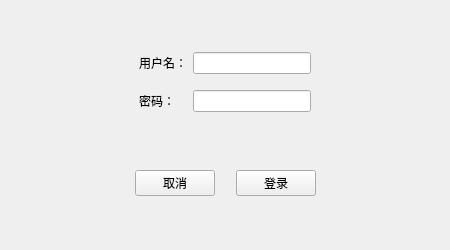
<?xml version="1.0" encoding="UTF-8"?>
<ui version="4.0">
 <class>MainWindow</class>
 <widget class="QMainWindow" name="MainWindow">
  <property name="geometry">
   <rect>
    <x>0</x>
    <y>0</y>
    <width>450</width>
    <height>250</height>
   </rect>
  </property>
  <property name="sizePolicy">
   <sizepolicy hsizetype="Ignored" vsizetype="Ignored">
    <horstretch>0</horstretch>
    <verstretch>0</verstretch>
   </sizepolicy>
  </property>
  <property name="minimumSize">
   <size>
    <width>450</width>
    <height>250</height>
   </size>
  </property>
  <property name="maximumSize">
   <size>
    <width>450</width>
    <height>250</height>
   </size>
  </property>
  <property name="windowTitle">
   <string>登录界面</string>
  </property>
  <widget class="QWidget" name="centralWidget">
   <layout class="QVBoxLayout" name="verticalLayout">
    <item>
     <widget class="QWidget" name="widget_3" native="true">
      <property name="sizePolicy">
       <sizepolicy hsizetype="Ignored" vsizetype="Fixed">
        <horstretch>0</horstretch>
        <verstretch>0</verstretch>
       </sizepolicy>
      </property>
      <layout class="QGridLayout" name="gridLayout">
       <item row="2" column="1">
        <widget class="QLabel" name="label_2">
         <property name="text">
          <string>密码：</string>
         </property>
        </widget>
       </item>
       <item row="2" column="2">
        <widget class="QLineEdit" name="lineEdit_2">
         <property name="contextMenuPolicy">
          <enum>Qt::DefaultContextMenu</enum>
         </property>
         <property name="echoMode">
          <enum>QLineEdit::Password</enum>
         </property>
        </widget>
       </item>
       <item row="0" column="3">
        <spacer name="horizontalSpacer_5">
         <property name="orientation">
          <enum>Qt::Horizontal</enum>
         </property>
         <property name="sizeHint" stdset="0">
          <size>
           <width>74</width>
           <height>20</height>
          </size>
         </property>
        </spacer>
       </item>
       <item row="0" column="0">
        <spacer name="horizontalSpacer_4">
         <property name="orientation">
          <enum>Qt::Horizontal</enum>
         </property>
         <property name="sizeHint" stdset="0">
          <size>
           <width>74</width>
           <height>20</height>
          </size>
         </property>
        </spacer>
       </item>
       <item row="0" column="1">
        <widget class="QLabel" name="label">
         <property name="text">
          <string>用户名：</string>
         </property>
        </widget>
       </item>
       <item row="0" column="2">
        <widget class="QLineEdit" name="lineEdit"/>
       </item>
       <item row="1" column="2">
        <spacer name="verticalSpacer">
         <property name="orientation">
          <enum>Qt::Vertical</enum>
         </property>
         <property name="sizeHint" stdset="0">
          <size>
           <width>20</width>
           <height>10</height>
          </size>
         </property>
        </spacer>
       </item>
      </layout>
     </widget>
    </item>
    <item>
     <widget class="QWidget" name="widget_2" native="true">
      <property name="sizePolicy">
       <sizepolicy hsizetype="Ignored" vsizetype="Fixed">
        <horstretch>0</horstretch>
        <verstretch>0</verstretch>
       </sizepolicy>
      </property>
      <layout class="QHBoxLayout" name="horizontalLayout">
       <item>
        <spacer name="horizontalSpacer">
         <property name="orientation">
          <enum>Qt::Horizontal</enum>
         </property>
         <property name="sizeHint" stdset="0">
          <size>
           <width>40</width>
           <height>20</height>
          </size>
         </property>
        </spacer>
       </item>
       <item>
        <widget class="QPushButton" name="pushButton_2">
         <property name="text">
          <string>取消</string>
         </property>
        </widget>
       </item>
       <item>
        <spacer name="horizontalSpacer_3">
         <property name="orientation">
          <enum>Qt::Horizontal</enum>
         </property>
         <property name="sizeType">
          <enum>QSizePolicy::Fixed</enum>
         </property>
         <property name="sizeHint" stdset="0">
          <size>
           <width>15</width>
           <height>20</height>
          </size>
         </property>
        </spacer>
       </item>
       <item>
        <widget class="QPushButton" name="pushButton">
         <property name="text">
          <string>登录</string>
         </property>
        </widget>
       </item>
       <item>
        <spacer name="horizontalSpacer_2">
         <property name="orientation">
          <enum>Qt::Horizontal</enum>
         </property>
         <property name="sizeHint" stdset="0">
          <size>
           <width>40</width>
           <height>20</height>
          </size>
         </property>
        </spacer>
       </item>
      </layout>
     </widget>
    </item>
   </layout>
  </widget>
 </widget>
 <layoutdefault spacing="6" margin="11"/>
 <resources/>
 <connections/>
</ui>
